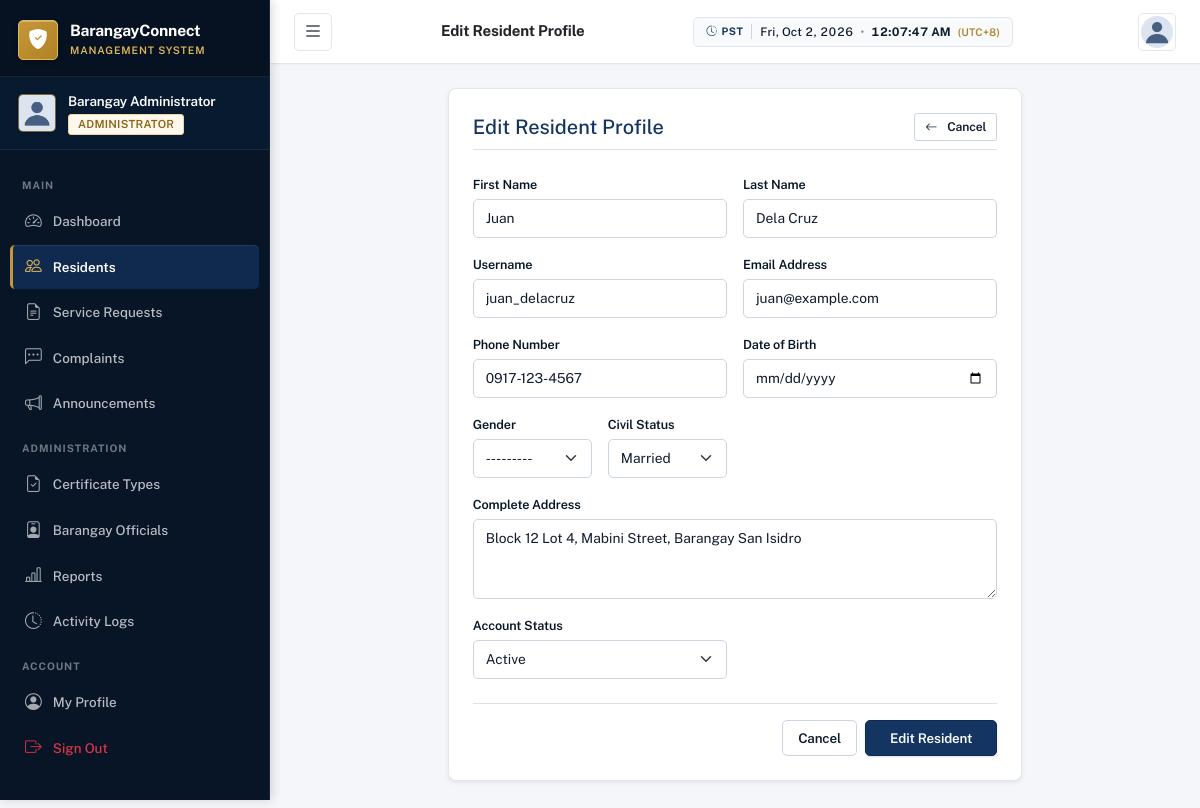
Screenshot of /accounts/admin/residents/2/edit/ (signed in) with the database file from the repository.
### accounts/models.py (models this page shows, shortened)
class CustomUser(AbstractUser):
    ROLE_CHOICES = [
        ('admin', 'Administrator'),
        ('resident', 'Resident'),
    ]
    GENDER_CHOICES = [
        ('male', 'Male'),
        ('female', 'Female'),
        ('other', 'Other'),
    ]
    CIVIL_STATUS_CHOICES = [
        ('single', 'Single'),
        ('married', 'Married'),
        ('widowed', 'Widowed'),
        ('separated', 'Separated'),
        ('divorced', 'Divorced'),
    ]
    ACCOUNT_STATUS_CHOICES = [
        ('pending', 'Pending'),
        ('active', 'Active'),
        ('inactive', 'Inactive'),
        ('rejected', 'Rejected'),
    ]
    role = models.CharField(max_length=10, choices=ROLE_CHOICES, default='resident')
    account_status = models.CharField(max_length=10, choices=ACCOUNT_STATUS_CHOICES, default='pending')
    profile_picture = models.ImageField(upload_to='profile_pictures/', null=True, blank=True)
    phone = models.CharField(max_length=20, blank=True)
    date_of_birth = models.DateField(null=True, blank=True)
    gender = models.CharField(max_length=10, choices=GENDER_CHOICES, blank=True)
    civil_status = models.CharField(max_length=15, choices=CIVIL_STATUS_CHOICES, blank=True)
    address = models.TextField(blank=True)
    barangay = models.CharField(max_length=100, blank=True, default='Barangay San Jose')
    valid_id = models.FileField(upload_to='valid_ids/', null=True, blank=True)
    created_at = models.DateTimeField(auto_now_add=True)
    updated_at = models.DateTimeField(auto_now=True)
    def is_admin(self):
        return self.role == 'admin'
    @property
    def profile_picture_url(self):
        if self.profile_picture:
            return self.profile_picture.url
        return '/static/images/default_avatar.png'

### accounts/views.py (the view)
# urls.py: path('admin/residents/<int:pk>/edit/', views.admin_resident_edit, name='admin_resident_edit'),
@admin_required
def admin_resident_edit(request, pk):
    resident = get_object_or_404(CustomUser, pk=pk, role='resident')
    if request.method == 'POST':
        form = AdminEditResidentForm(request.POST, instance=resident)
        if form.is_valid():
            form.save()
            log_activity(request.user, 'Edit Resident', f'Edited resident: {resident.username}', request)
            messages.success(request, f'Resident {resident.get_full_name()} updated successfully.')
            return redirect('accounts:admin_resident_detail', pk=pk)
    else:
        form = AdminEditResidentForm(instance=resident)
    return render(request, 'accounts/admin/resident_form.html', {'form': form, 'action': 'Edit', 'resident': resident})

### accounts/forms.py
class AdminEditResidentForm(forms.ModelForm):
    class Meta:
        model = CustomUser
        fields = [
            'first_name', 'last_name', 'username', 'email',
            'phone', 'date_of_birth', 'gender', 'civil_status',
            'address', 'barangay', 'account_status',
        ]
        widgets = {
            'first_name': forms.TextInput(attrs={'class': 'form-control'}),
            'last_name': forms.TextInput(attrs={'class': 'form-control'}),
            'username': forms.TextInput(attrs={'class': 'form-control'}),
            'email': forms.EmailInput(attrs={'class': 'form-control'}),
            'phone': forms.TextInput(attrs={'class': 'form-control'}),
            'date_of_birth': forms.DateInput(attrs={'class': 'form-control', 'type': 'date'}),
            'gender': forms.Select(attrs={'class': 'form-select'}),
            'civil_status': forms.Select(attrs={'class': 'form-select'}),
            'address': forms.Textarea(attrs={'class': 'form-control', 'rows': 3}),
            'barangay': forms.TextInput(attrs={'class': 'form-control'}),
            'account_status': forms.Select(attrs={'class': 'form-select'}),
        }

### accounts/views.py (called while the page is built)
def admin_required(view_func):
    from functools import wraps
    @wraps(view_func)
    def wrapper(request, *args, **kwargs):
        if not request.user.is_authenticated:
            return redirect('accounts:login')
        if not request.user.is_admin():
            return render(request, 'errors/403.html', status=403)
        return view_func(request, *args, **kwargs)
    return wrapper

### notifications/context_processors.py (called while the page is built)
def notifications_processor(request):
    if request.user.is_authenticated:
        unread_count = Notification.objects.filter(recipient=request.user, is_read=False).count()
        recent_notifications = Notification.objects.filter(recipient=request.user).order_by('-created_at')[:5]
        return {
            'unread_notifications_count': unread_count,
            'recent_notifications': recent_notifications,
        }
    return {'unread_notifications_count': 0, 'recent_notifications': []}

### templates/accounts/admin/resident_form.html (shortened to what this page needs)
<!DOCTYPE html>
<html lang="en">
<head>
    {% load static %}
    <link href="https://cdn.jsdelivr.net/npm/bootstrap@5.3.2/dist/css/bootstrap.min.css" rel="stylesheet">
    <link href="https://cdn.jsdelivr.net/npm/bootstrap-icons@1.11.3/font/bootstrap-icons.min.css" rel="stylesheet">
    <link href="{% static 'css/style.css' %}" rel="stylesheet">
</head>
<body>
    <div class="toast-container position-fixed top-0 end-0 p-3" style="z-index: 1100;">
    </div>
    <nav id="sidebar" class="sidebar">
        <div class="sidebar-header">
            <div class="brand-logo">
                <div class="logo-icon"><i class="bi bi-shield-fill-check"></i></div>
                <div class="brand-text">
                    <span class="brand-name">BarangayConnect</span>
                    <span class="brand-sub">Management System</span>
                </div>
            </div>
        </div>
        <div class="sidebar-user">
            <img src="{{ user.profile_picture_url }}" alt="Profile" class="sidebar-avatar">
            <div class="sidebar-user-info">
                <span class="sidebar-user-name">{{ user.get_full_name|default:user.username }}</span>
                <span class="sidebar-user-role badge badge-admin">Administrator</span>
            </div>
        </div>
        <div class="sidebar-nav">
            <div class="nav-section-label">Main</div>
            <a href="{% url 'dashboard:admin_dashboard' %}" class="nav-link"><i class="bi bi-speedometer2"></i><span>Dashboard</span></a>
            <a href="{% url 'accounts:admin_residents_list' %}" class="nav-link active"><i class="bi bi-people"></i><span>Residents</span></a>
            <a href="{% url 'certificates:admin_request_list' %}" class="nav-link"><i class="bi bi-file-earmark-text"></i><span>Service Requests</span></a>
            <a href="{% url 'complaints:admin_complaint_list' %}" class="nav-link"><i class="bi bi-chat-left-dots"></i><span>Complaints</span></a>
            <a href="{% url 'announcements:admin_list' %}" class="nav-link"><i class="bi bi-megaphone"></i><span>Announcements</span></a>
            <div class="nav-section-label">Administration</div>
            <a href="{% url 'certificates:admin_type_list' %}" class="nav-link"><i class="bi bi-file-earmark-check"></i><span>Certificate Types</span></a>
            <a href="{% url 'accounts:admin_officials_list' %}" class="nav-link"><i class="bi bi-person-badge"></i><span>Barangay Officials</span></a>
            <a href="{% url 'reports:dashboard' %}" class="nav-link"><i class="bi bi-bar-chart-line"></i><span>Reports</span></a>
            <a href="{% url 'audit:log_list' %}" class="nav-link"><i class="bi bi-clock-history"></i><span>Activity Logs</span></a>
            <div class="nav-section-label">Account</div>
            <a href="{% url 'accounts:profile' %}" class="nav-link"><i class="bi bi-person-circle"></i><span>My Profile</span></a>
            <a href="{% url 'accounts:logout' %}" class="nav-link text-danger"><i class="bi bi-box-arrow-right"></i><span>Sign Out</span></a>
        </div>
    </nav>
    <header class="topbar">
        <button class="btn btn-icon sidebar-toggle" id="sidebarToggle" aria-label="Toggle Sidebar"><i class="bi bi-list fs-5"></i></button>
        <div class="topbar-title"><h6 class="mb-0 fw-600 text-dark">{{ action }} Resident Profile</h6></div>
        <div class="topbar-actions">
            <div class="dropdown">
                <button class="btn btn-icon" data-bs-toggle="dropdown"><img src="{{ user.profile_picture_url }}" class="rounded-circle" style="width: 32px; height: 32px; object-fit: cover;"></button>
            </div>
        </div>
    </header>
    <main class="main-content">
        <div class="row justify-content-center">
            <div class="col-lg-8">
                <div class="card border-0 shadow-sm rounded-3 p-4">
                    <div class="d-flex justify-content-between align-items-center mb-4 pb-2 border-bottom">
                        <h5 class="fw-700 mb-0" style="color: var(--primary);">{{ action }} Resident Profile</h5>
                        <a href="{% url 'accounts:admin_residents_list' %}" class="btn btn-outline-secondary btn-sm">
                            <i class="bi bi-arrow-left me-1"></i>Cancel
                        </a>
                    </div>
                    <form method="post" enctype="multipart/form-data" novalidate>
                        <div class="row g-3">
                            <div class="col-md-6">
                                <label class="form-label fs-sm fw-500">First Name</label>
                                {{ form.first_name }}
                            </div>
                            <div class="col-md-6">
                                <label class="form-label fs-sm fw-500">Last Name</label>
                                {{ form.last_name }}
                            </div>
                            {% if form.username %}
                            <div class="col-md-6">
                                <label class="form-label fs-sm fw-500">Username</label>
                                {{ form.username }}
                            </div>
                            {% endif %}
                            <div class="col-md-6">
                                <label class="form-label fs-sm fw-500">Email Address</label>
                                {{ form.email }}
                            </div>
                            <div class="col-md-6">
                                <label class="form-label fs-sm fw-500">Phone Number</label>
                                {{ form.phone }}
                            </div>
                            <div class="col-md-6">
                                <label class="form-label fs-sm fw-500">Date of Birth</label>
                                {{ form.date_of_birth }}
                            </div>
                            <div class="col-md-3">
                                <label class="form-label fs-sm fw-500">Gender</label>
                                {{ form.gender }}
                            </div>
                            <div class="col-md-3">
                                <label class="form-label fs-sm fw-500">Civil Status</label>
                                {{ form.civil_status }}
                            </div>
                            <div class="col-12">
                                <label class="form-label fs-sm fw-500">Complete Address</label>
                                {{ form.address }}
                            </div>
                            <div class="col-md-6">
                                <label class="form-label fs-sm fw-500">Account Status</label>
                                {{ form.account_status }}
                            </div>
                        </div>
                        <div class="d-flex justify-content-end gap-2 mt-4 pt-3 border-top">
                            <a href="{% url 'accounts:admin_residents_list' %}" class="btn btn-outline-secondary">Cancel</a>
                            <button type="submit" class="btn btn-primary px-4">{{ action }} Resident</button>
                        </div>
                    </form>
                </div>
            </div>
        </div>
    </main>
</body>
</html>

### rows the page displays
CustomUser: get_full_name "Barangay Administrator"
CustomUser: first_name "Juan", last_name "Dela Cruz", username "juan_delacruz", email "juan@example.com", phone "0917-123-4567", gender "---------", civil_status "Married", address "Block 12 Lot 4, Mabini Street, Barangay San Isidro", account_status "Active"

### other values shown
{{ action }} "Edit"
